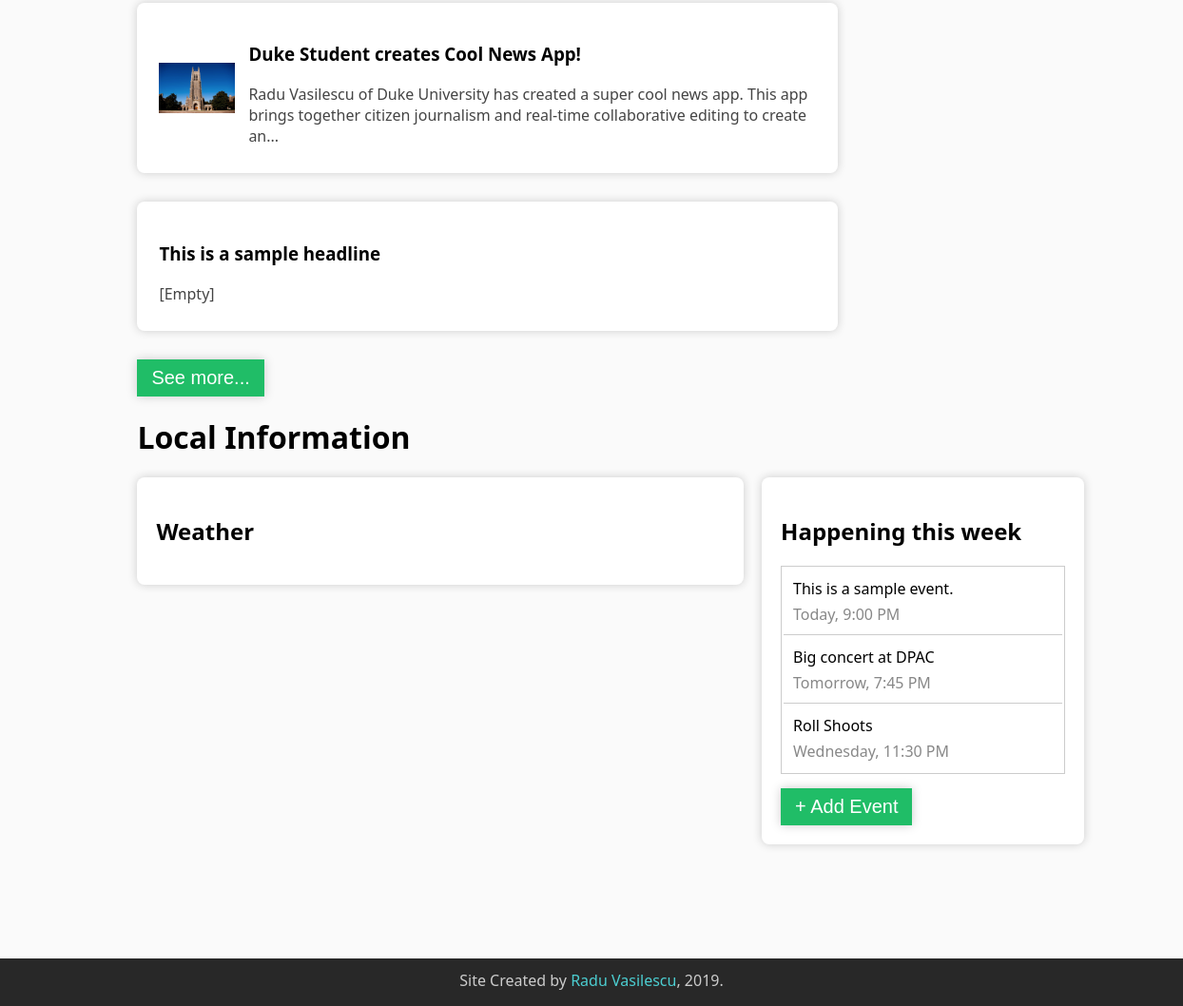
Before: / (lower part) with the older database file.
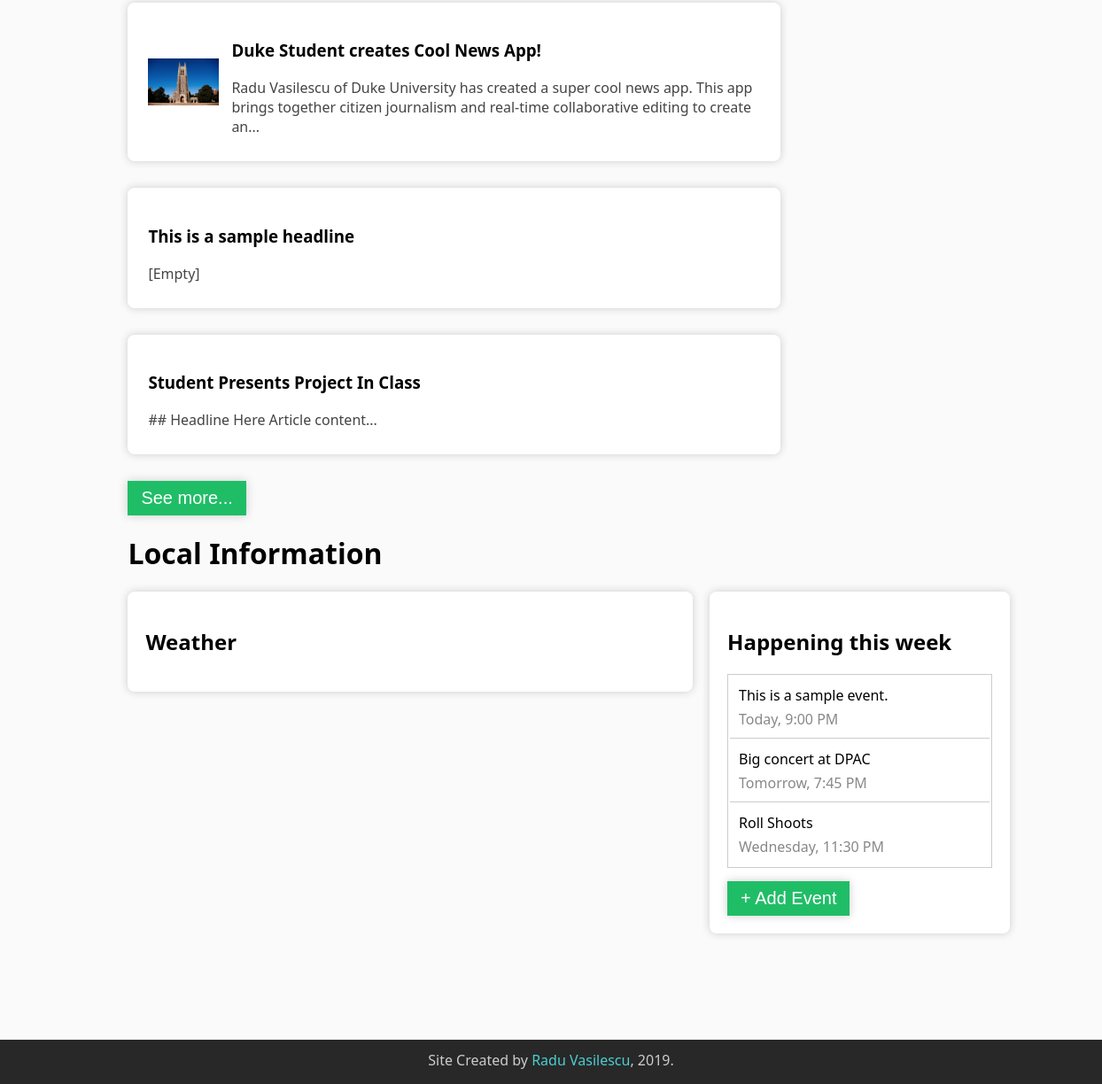
After: the same page with the newer database file.
### app/models.py (models this page shows, shortened)
class Article(models.Model):
    is_published = models.BooleanField(default=False, null=False)
    is_draft = models.BooleanField(default=False, null=False)
    headline = models.CharField(max_length=500, blank=False)
    tags = models.ManyToManyField(Tag)
    text = models.TextField(blank=True, null=True, editable=True)
    feature_image = models.ImageField(upload_to=article_feature_img_path, null=True, blank=True)
    date_created = models.DateTimeField(default=timezone.now)
    creator = models.ForeignKey(User, null=True, on_delete=models.SET_NULL)    # Keep articles of deleted users!
    is_featured = models.BooleanField(default=False, null=False)
    @property
    def card_desc(self):
        if not self.text or self.text is '':
            return '[Empty]'
        else:
            return ' '.join(self.text.split(' ')[:25]) + '...'
    class Meta:
        ordering = ('date_created',)

### app/views.py (the view)
# urls.py: path('', views.index, name='index'),
def index(request):
    local_articles = Article.objects.filter(is_published=True)[:8]
    featured_articles = Article.objects.filter(is_published=True, is_featured=True)
    return render(request, 'app/index.html', context = {
        'articles': local_articles,
        'featured': featured_articles,
    })

### app/templates/app/index.html (shortened to what this page needs)
{% extends "base.html" %}
{% block content %}
<div class="content">
    <div class="row">
        <div class="main clearfix">
            <div id="newsfeed">
                {% for article in articles %}
                    <div class="story-slice elev-card clearfix">
                        <table>
                            <tr>
                                {% if article.feature_image %}
                                    <td>
                                        <div class="feature-image-container">
                                            <img class="feature-image" src="{{ article.feature_image.url }}">
                                        </div>
                                    </td>
                                {% endif %}
                                <td>
                                    <div class="story-slice-content-container">
                                        <h3 class="headline">
                                            {{ article.headline }}
                                        </h3>
                                        <div class="card-body">
                                            {{ article.card_desc }}
                                        </div>
                                    </div>
                                </td>
                            </tr>
                        </table>
                    </div>
                {% endfor %}
            </div>
            <button class="btn-primary">See more...</button>
            <h1>Local Information</h1>
            <div class="weather-row elev-card">
                <h2>Weather</h2>
            </div>
            <div class="happening-row elev-card">
                <h2>Happening this week</h2>
                <div class="events-list">
                    <table>
                        <tr class="event-item">
                            <td>This is a sample event.<br/>
                            <div class="event-time">Today, 9:00 PM</div></td>
                        </tr>
                        <tr class="event-item">
                            <td>Big concert at DPAC<br/>
                            <div class="event-time">Tomorrow, 7:45 PM</div></td>
                        </tr>
                        <tr class="event-item">
                            <td>Roll Shoots<br/>
                            <div class="event-time">Wednesday, 11:30 PM</div></td>
                        </tr>
                    </table>
                </div>
                <button class="btn-primary">+ Add Event</button>
            </div>
        </div>
    </div>
</div>
{% endblock %}

Changed rows visible on the page:
added Article: headline "Student Presents Project In Class", card_desc "## Headline Here Article content..."
